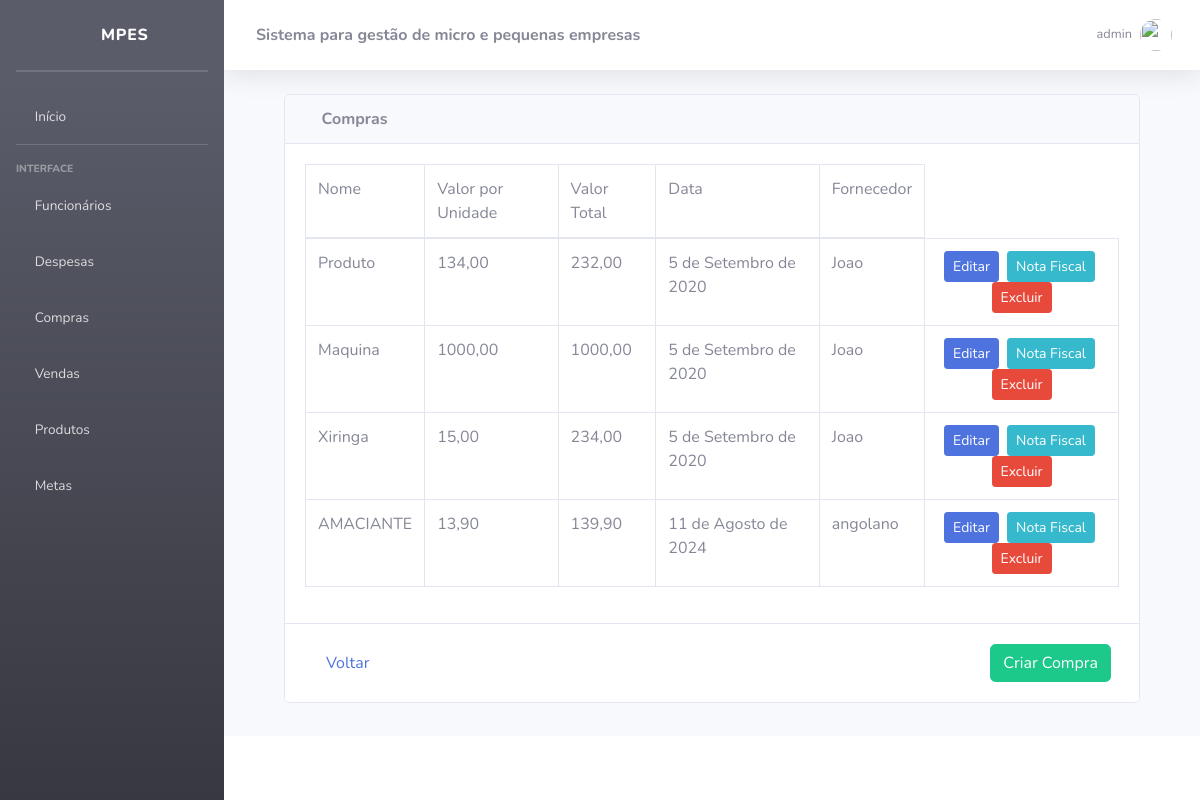
/compra/ (signed in), run on the app's committed database.
### compra/models.py (models this page shows)
class Compra(models.Model):
    nome = models.CharField(max_length=255)
    valorUnidade = models.DecimalField(max_digits=10, decimal_places=2)
    valorTotal = models.DecimalField(max_digits=10, decimal_places=2)
    data = models.DateField()
    fornecedor = models.CharField(max_length=255)
    quantidade = models.IntegerField()

### compra/views.py (the view)
# urls.py: path("", views.listartudo, name="listarCompra"),
@group_required('vendedor,caixa')
@login_required
def listartudo(request):
    create_groups()
    user = request.user.username
    compras = Compra.objects.all()
    return render(request, "compra/listartudo.html", {'compra': compras, 'user': user})

### MPEs/utils.py (called while the page is built, shortened)
def group_required(groups, login_url=None, raise_exception=False):
    def check_perms(user):
        if user.is_superuser:
            return True
    return user_passes_test(check_perms, login_url=login_url)

def create_groups():
    if not Group.objects.exists():
        groupAdmin = Group(name='vendedor')
        groupAdmin.save()
        groupAdmin = Group(name='caixa')
        groupAdmin.save()
        groupAdmin = Group(name='administrador')
        groupAdmin.save()

### templates/compra/listartudo.html
{% extends 'base.html' %}
{% block content %}
  <div class="container">
    <div class="row m-0">
      <div class="col-12">
        <div class="card">
          <div class="card-header ml-0">
            <i class="fas fa-shopping-cart"></i>
             <strong>Compras</strong>
          </div>
          <div class="card-body">
            <div class="table-responsive">
              <table class="table table-bordered" id="dataTable" width="100%" cellspacing="0">
                <thead>
                  <tr>
                    <td>Nome</td>
                    <td>Valor por Unidade</td>
                    <td>Valor Total</td>
                    <td>Data</td>
                    <td>Fornecedor</td>
                  </tr>
                </thead>
                <tbody>
                  {% if compra %}
                    {% for compras in compra %}
                      <tr>
                        <td>{{ compras.nome }}</td>
                        <td>{{ compras.valorUnidade }}</td>
                        <td>{{ compras.valorTotal }}</td>
                        <td>{{ compras.data }}</td>
                        <td>{{ compras.fornecedor }}</td>
                        <td class="text-center">
                          <a href="{% url 'atualizarCompra' compras.id %}" class="btn btn-primary btn-sm mr-1">Editar</a>
                          <a href="{% url 'notaFiscalCompra' compras.id %}" class="btn btn btn-info btn-sm mr-1">Nota Fiscal</a>
                          <a href="{% url 'confirmarCompra' compras.id %}" class="btn btn-danger btn-sm">Excluir</a>
                        </td>
                      </tr>
                    {% endfor %}
                  {% endif %}
                </tbody>
              </table>
            </div>
          </div>
          <div class="card-footer bg-white">
            <div class="d-flex justify-content-between p-2">
              <a href="{% url 'home' %}" class="btn btn-link btn-custom-size">Voltar</a>
              <a href="{% url 'criarCompra' %}" class="btn btn-success btn-custom-size">Criar Compra</a>
            </div>
          </div>
        </div>
      </div>
    </div>
  </div>
{% endblock %}

### templates/topbar.html (shortened to what this page needs)
{% load static %}
<nav class="navbar navbar-expand navbar-light bg-white topbar mb-4 static-top shadow">
    <div class="sidebar-brand-text mx-3"><strong>Sistema para gestão de micro e pequenas empresas</strong></div>
    <ul class="navbar-nav ml-auto">
        <li class="nav-item dropdown no-arrow d-sm-none">
        <li class="nav-item dropdown no-arrow">
            <a class="nav-link dropdown-toggle" href="#" id="userDropdown" role="button"
                data-toggle="dropdown" aria-haspopup="true" aria-expanded="false">
                <span class="mr-2 d-none d-lg-inline text-gray-600 small">{{ user }}</span>
                <img class="img-profile rounded-circle"
                src="{% static 'img/undraw_profile.svg' %}">
        </a>
        </li>
    </ul>
</nav>

### data on the page
Compra: nome "Produto", valorUnidade "134,00", valorTotal "232,00", data "5 de Setembro de 2020", fornecedor "Joao"
Compra: nome "Maquina", valorUnidade "1000,00", valorTotal "1000,00", data "5 de Setembro de 2020", fornecedor "Joao"
Compra: nome "Xiringa", valorUnidade "15,00", valorTotal "234,00", data "5 de Setembro de 2020", fornecedor "Joao"
Compra: nome "AMACIANTE", valorUnidade "13,90", valorTotal "139,90", data "11 de Agosto de 2024", fornecedor "angolano"

### other printed values
{{ user }} "admin"
